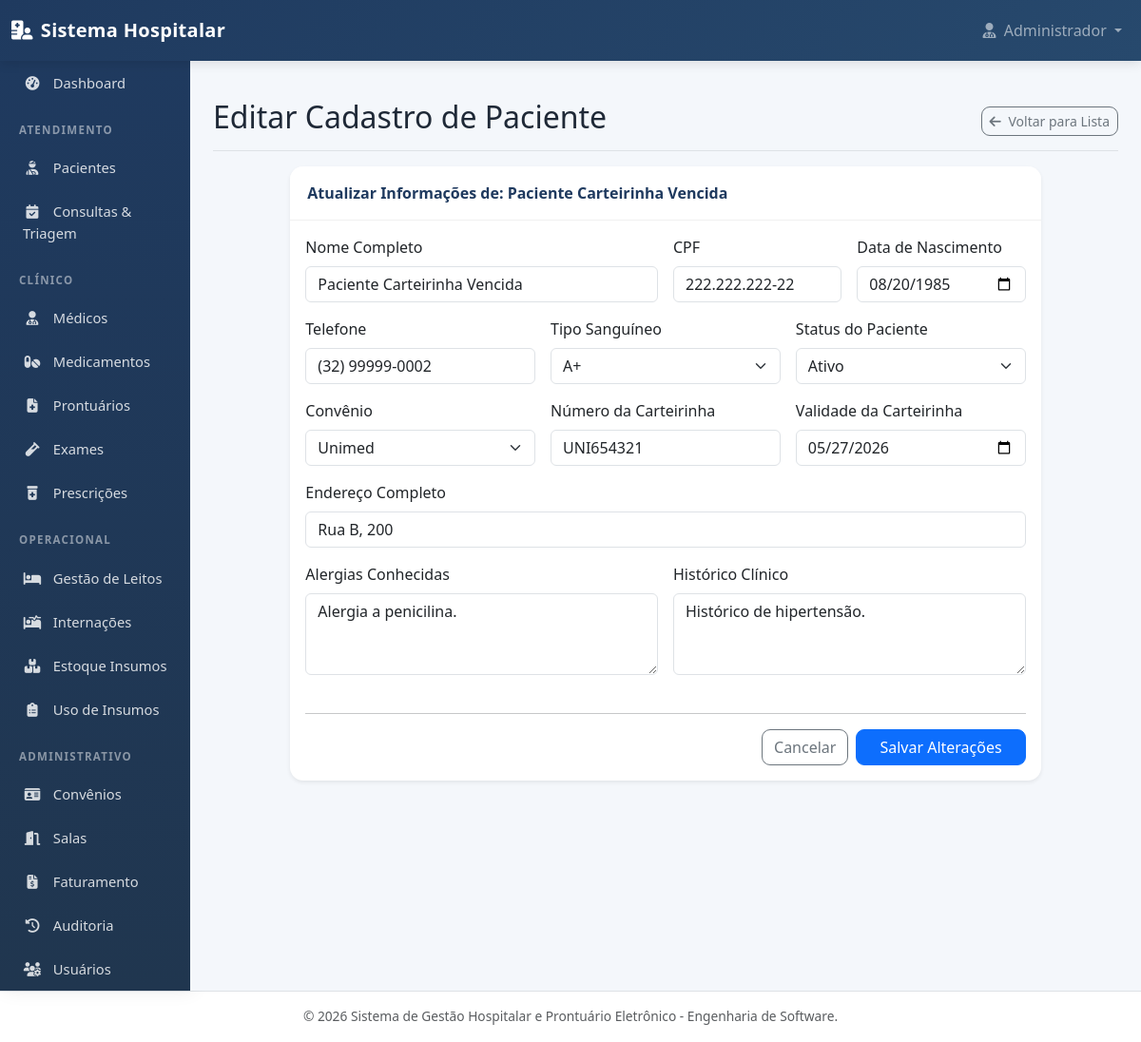
Screenshot of /paciente_editar.php?id=2 with the database file from the repository.
### tables this page shows
CREATE TABLE pacientes (
    id_paciente INT AUTO_INCREMENT PRIMARY KEY,
    nome VARCHAR(100) NOT NULL,
    cpf VARCHAR(14) NOT NULL UNIQUE,
    data_nascimento DATE NULL,
    telefone VARCHAR(20) NULL,
    endereco VARCHAR(150) NULL,
    alergias TEXT NULL,
    historico_clinico TEXT NULL,
    tipo_sanguineo VARCHAR(5) NULL,
    id_convenio INT NULL,
    numero_carteirinha VARCHAR(50) NULL,
    validade_carteirinha DATE NULL,
    status_paciente VARCHAR(20) NOT NULL DEFAULT 'Ativo',

    INDEX idx_pacientes_convenio (id_convenio),

    CONSTRAINT fk_pacientes_convenios
        FOREIGN KEY (id_convenio)
        REFERENCES convenios(id_convenio)
        ON DELETE SET NULL
        ON UPDATE CASCADE
);

CREATE TABLE convenios (
    id_convenio INT AUTO_INCREMENT PRIMARY KEY,
    nome_convenio VARCHAR(100) NOT NULL,
    telefone VARCHAR(20) NULL,
    procedimentos_autorizados TEXT NULL,
    status_convenio VARCHAR(20) NOT NULL DEFAULT 'Ativo'
);

### model/Paciente.php (called while the page is built, shortened)
<?php
class Paciente {
    private $conn;
    public function __construct($db = null) {
        $this->conn = $db;
    }
    private function executarDAO($metodo, $argumentos = []) {
        $daoPath = __DIR__ . '/../dao/PacienteDAO.php';
        $dao = new PacienteDAO($this->conn);
        return call_user_func_array([$dao, $metodo], $argumentos);
    }
    public function readOne(...$argumentos) {
        return $this->executarDAO('readOne', $argumentos);
    }
}
?>

### dao/PacienteDAO.php (called while the page is built, shortened)
<?php
class PacienteDAO {
    private $conn;
    private $table_name = "pacientes";
    public function __construct($db) {
        $this->conn = $db;
    }
    public function readOne($id) {
        try {
            $query = "SELECT
                        p.*,
                        c.nome_convenio,
                        c.procedimentos_autorizados
                    FROM " . $this->table_name . " p
                    LEFT JOIN convenios c ON p.id_convenio = c.id_convenio
                    WHERE p.id_paciente = :id
                    LIMIT 1";
            $stmt = $this->conn->prepare($query);
            $stmt->bindValue(":id", $id);
            $stmt->execute();
            return $stmt->fetch(PDO::FETCH_ASSOC);
        } catch(PDOException $e) {
            return null;
        }
    }
}
?>

### dao/ConvenioDAO.php (called while the page is built, shortened)
<?php
class ConvenioDAO {
    private $conn;
    private $table_name = "convenios";
    public function __construct($db) {
        $this->conn = $db;
    }
    public function read() {
        try {
            $query = "SELECT * FROM " . $this->table_name . "
                    ORDER BY
                        CASE
                            WHEN status_convenio = 'Ativo' THEN 1
                            ELSE 2
                        END,
                        nome_convenio ASC";
            $stmt = $this->conn->prepare($query);
            $stmt->execute();
            return $stmt;
        } catch(PDOException $e) {
            return null;
        }
    }
}
?>

### paciente_editar.php (the view, shortened to what this page needs)
<?php
require_once __DIR__ . '/model/Paciente.php';
require_once __DIR__ . '/model/Convenio.php';
require_once __DIR__ . '/dao/ConvenioDAO.php';
$id = $_GET['id'] ?? null;
require_once __DIR__ . '/views/header.php';
$convenios = [];
try {
    if (method_exists('Database', 'getInstance')) {
        $database = Database::getInstance();
    } else {
        $database = new Database();
    }
    $db = $database->getConnection();
    $pacienteModel = new Paciente($db);
    $dados = $pacienteModel->readOne($id);
    $convenioDAO = new ConvenioDAO($db);
    $stmtConvenios = $convenioDAO->read();
    $convenios = ($stmtConvenios) ? $stmtConvenios->fetchAll(PDO::FETCH_ASSOC) : [];
} catch (Exception $e) {
    $erroPaciente = $e->getMessage();
    $dados = null;
}
?>
<div class="d-flex justify-content-between flex-wrap flex-md-nowrap align-items-center pt-3 pb-2 mb-3 border-bottom">
    <h1 class="h2">Editar Cadastro de Paciente</h1>
    <div class="btn-toolbar mb-2 mb-md-0">
        <a href="pacientes.php" class="btn btn-sm btn-outline-secondary">
            <i class="fas fa-arrow-left me-1"></i> Voltar para Lista
        </a>
    </div>
</div>
<div class="row justify-content-center">
    <div class="col-lg-10">
        <div class="card shadow-sm border-0">
            <div class="card-header bg-white">
                Atualizar Informações de:
                <strong><?php echo htmlspecialchars($dados['nome'] ?? ''); ?></strong>
            </div>
            <div class="card-body">
                <form action="processar_paciente.php" method="POST">
                    <div class="row g-3">
                        <div class="col-md-6">
                            <label for="nome" class="form-label">Nome Completo</label>
                            <input
                                type="text"
                                class="form-control"
                                id="nome"
                                name="nome"
                                value="<?php echo htmlspecialchars($dados['nome'] ?? ''); ?>"
                                required
                            >
                        </div>
                        <div class="col-md-3">
                            <label for="cpf" class="form-label">CPF</label>
                            <input
                                type="text"
                                class="form-control"
                                id="cpf"
                                name="cpf"
                                value="<?php echo htmlspecialchars($dados['cpf'] ?? ''); ?>"
                                required
                            >
                        </div>
                        <div class="col-md-3">
                            <label for="data_nascimento" class="form-label">Data de Nascimento</label>
                            <input
                                type="date"
                                class="form-control"
                                id="data_nascimento"
                                name="data_nascimento"
                                value="<?php echo htmlspecialchars($dados['data_nascimento'] ?? ''); ?>"
                                required
                            >
                        </div>
                        <div class="col-md-4">
                            <label for="telefone" class="form-label">Telefone</label>
                            <input
                                type="text"
                                class="form-control"
                                id="telefone"
                                name="telefone"
                                value="<?php echo htmlspecialchars($dados['telefone'] ?? ''); ?>"
                            >
                        </div>
                        <div class="col-md-4">
                            <label for="tipo_sanguineo" class="form-label">Tipo Sanguíneo</label>
                            <?php
                                $tipos = ['O+', 'O-', 'A+', 'A-', 'B+', 'B-', 'AB+', 'AB-'];
                                $tipoAtual = $dados['tipo_sanguineo'] ?? '';
                            ?>
                            <select class="form-select" id="tipo_sanguineo" name="tipo_sanguineo">
                                <?php foreach ($tipos as $tipo): ?>
                                    <option
                                        value="<?php echo htmlspecialchars($tipo); ?>"
                                        <?php echo ($tipoAtual === $tipo) ? 'selected' : ''; ?>
                                    >
                                        <?php echo htmlspecialchars($tipo); ?>
                                    </option>
                                <?php endforeach; ?>
                            </select>
                        </div>
                        <div class="col-md-4">
                            <label for="status_paciente" class="form-label">Status do Paciente</label>
                            <?php $statusAtual = $dados['status_paciente'] ?? 'Ativo'; ?>
                            <select class="form-select" id="status_paciente" name="status_paciente">
                                <option value="Ativo" <?php echo ($statusAtual === 'Ativo') ? 'selected' : ''; ?>>Ativo</option>
                            </select>
                        </div>
                        <div class="col-md-4">
                            <label for="id_convenio" class="form-label">Convênio</label>
                            <?php $convenioAtual = $dados['id_convenio'] ?? ''; ?>
                            <select class="form-select" id="id_convenio" name="id_convenio">
                                <?php foreach ($convenios as $convenio): ?>
                                    <?php
                                        $idConvenio = $convenio['id_convenio'] ?? '';
                                        $nomeConvenio = $convenio['nome_convenio'] ?? '';
                                        $statusConvenio = $convenio['status_convenio'] ?? 'Ativo';
                                    ?>
                                    <?php if (!empty($idConvenio) && !empty($nomeConvenio) && $statusConvenio === 'Ativo'): ?>
                                        <option
                                            value="<?php echo htmlspecialchars($idConvenio); ?>"
                                            <?php echo ((string)$convenioAtual === (string)$idConvenio) ? 'selected' : ''; ?>
                                        >
                                            <?php echo htmlspecialchars($nomeConvenio); ?>
                                        </option>
                                    <?php endif; ?>
                                <?php endforeach; ?>
                            </select>
                        </div>
                        <div class="col-md-4">
                            <label for="numero_carteirinha" class="form-label">Número da Carteirinha</label>
                            <input
                                type="text"
                                class="form-control"
                                id="numero_carteirinha"
                                name="numero_carteirinha"
                                value="<?php echo htmlspecialchars($dados['numero_carteirinha'] ?? ''); ?>"
                            >
                        </div>
                        <div class="col-md-4">
                            <label for="validade_carteirinha" class="form-label">Validade da Carteirinha</label>
                            <input
                                type="date"
                                class="form-control"
                                id="validade_carteirinha"
                                name="validade_carteirinha"
                                value="<?php echo htmlspecialchars($dados['validade_carteirinha'] ?? ''); ?>"
                            >
                        </div>
                        <div class="col-12">
                            <label for="endereco" class="form-label">Endereço Completo</label>
                            <input
                                type="text"
                                class="form-control"
                                id="endereco"
                                name="endereco"
                                value="<?php echo htmlspecialchars($dados['endereco'] ?? ''); ?>"
                            >
                        </div>
                        <div class="col-md-6">
                            <label for="alergias" class="form-label">Alergias Conhecidas</label>
                            <textarea
                                class="form-control"
                                id="alergias"
                                name="alergias"
                                rows="3"
                            ><?php echo htmlspecialchars($dados['alergias'] ?? ''); ?></textarea>
                        </div>
                        <div class="col-md-6">
                            <label for="historico_clinico" class="form-label">Histórico Clínico</label>
                            <textarea
                                class="form-control"
                                id="historico_clinico"
                                name="historico_clinico"
                                rows="3"
                            ><?php echo htmlspecialchars($dados['historico_clinico'] ?? ''); ?></textarea>
                        </div>
                        <div class="col-12 mt-4">
                            <hr>
                            <div class="d-flex justify-content-end gap-2">
                                <a href="pacientes.php" class="btn btn-outline-secondary">
                                    Cancelar
                                </a>
                                <button type="submit" class="btn btn-primary px-4">
                                    Salvar Alterações
                                </button>
                            </div>
                        </div>
                    </div>
                </form>
            </div>
        </div>
    </div>
</div>
<?php require_once __DIR__ . '/views/footer.php'; ?>

### views/header.php (style rules this page uses)
:root { --primary-color: #1f3a5f; --secondary-color: #27496d; --accent-color: #0d6efd; --bg-light: #f4f7fb; --text-dark: #1f2937; }
* { box-sizing: border-box; }
body { background-color: var(--bg-light); font-family: 'Segoe UI', Tahoma, Geneva, Verdana, sans-serif; color: var(--text-dark); }
h1, h2, h3, h4, h5 { color: #111827; font-weight: 700; }
.card { border: none; border-radius: 14px; box-shadow: 0 8px 22px rgba(15, 23, 42, 0.06); margin-bottom: 22px; overflow: hidden; }
.card-header { background-color: #ffffff; border-bottom: 1px solid rgba(0,0,0,0.06); font-weight: 700; color: var(--primary-color); padding: 16px 18px; }
.btn { border-radius: 9px; font-weight: 500; }

### rows the page displays
pacientes: nome "Paciente Carteirinha Vencida", cpf "222.222.222-22", data_nascimento "08/20/1985", telefone "(32) 99999-0002", tipo_sanguineo "A+", status_paciente "Ativo", id_convenio "Unimed", numero_carteirinha "UNI654321", validade_carteirinha "05/27/2026", endereco "Rua B, 200", alergias "Alergia a penicilina.", historico_clinico "Histórico de hipertensão."

### other values shown
$_SESSION['nome_usuario'] "Administrador"
